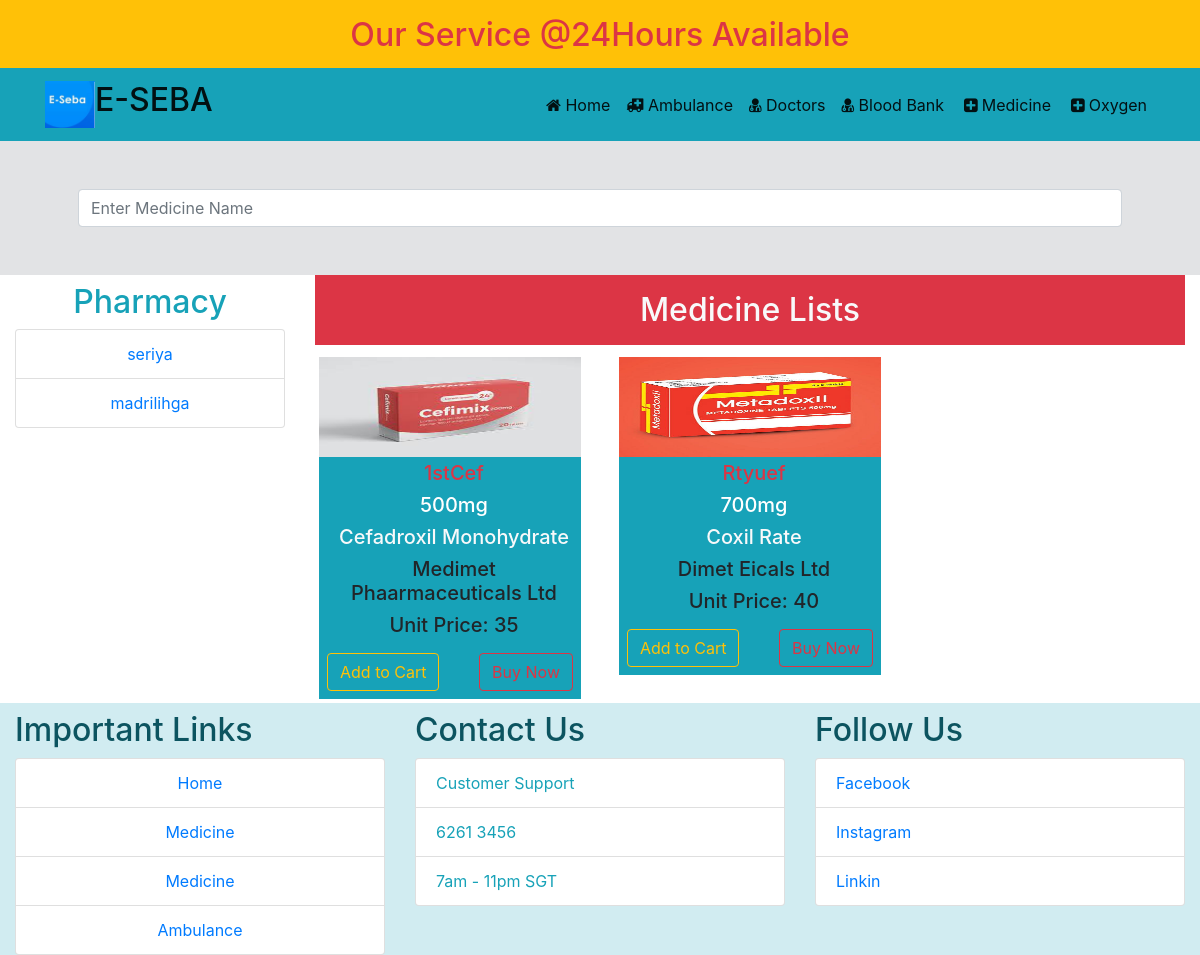
The page /pharmacy.php?pharmacy=1 on the database its author committed.
### tables this page shows
CREATE TABLE `pharmacy` (
  `phar_id` int(11) NOT NULL,
  `phar_name` varchar(200) NOT NULL
);

CREATE TABLE `medicine` (
  `medi_id` int(11) NOT NULL,
  `name` varchar(200) NOT NULL,
  `unit` varchar(100) NOT NULL,
  `image` varchar(200) NOT NULL,
  `indredi` varchar(200) NOT NULL,
  `company` varchar(200) NOT NULL,
  `price` int(11) NOT NULL,
  `phar_id` int(11) NOT NULL
);

### classes/Medicine.php (called while the page is built, shortened)
<?php
 $filepath = realpath(dirname(__FILE__));
 include_once ($filepath.'/../lib/Database.php');
class Medicine
{
	private $db;
	function __construct(){
		$this->db = new Database();
	}
	function getMedicineByName($pharid){
		$sql ='SELECT * FROM medicine WHERE phar_id="'.$pharid.'"';
		$fetchAll = $this->db->select($sql);
		return $fetchAll;
	}
	public function allPharmacy(){
		$sql ='SELECT * FROM pharmacy';
		$fetchAll = $this->db->select($sql);
		return $fetchAll;
	}
}

### lib/Database.php (called while the page is built, shortened)
<?php
Class Database{
	public $host   = DB_HOST;
	public $user   = DB_USER;
	public $pass   = DB_PASS;
	public $dbname = DB_NAME;
	public $link;
	private function connectDB(){
	$this->link = new mysqli($this->host, $this->user, $this->pass, $this->dbname);
 }
	public function select($query){
		$result = $this->link->query($query) or die($this->link->error.__LINE__);
		if($result->num_rows > 0){
			return $result;
		} else {
			return false;
		}
	}
}

### pharmacy.php (the view)
<?php include "layout/header.php"; ?>
<section class="container-fluid alert-secondary">
	<div class="container p-5">
		<input type="text" id="search_meditext" class="form-control" name="" placeholder="Enter Medicine Name">
	</div>
</section>
<section class="container-fluid">
	<div class="row">
		<div class="col-md-3">
			<p class="h2 mt-2 text-center text-info">Pharmacy</p>
			<ul class="list-group">
			 <?php
				$result = $Medicine->allPharmacy();
				if($result){
					while($value = $result->fetch_assoc()){
						echo ' <li class="list-group-item text-center"><a class="" href="pharmacy.php?pharmacy='.$value['phar_id'].'">'.$value['phar_name'].'</a></li>';
					}
				}
			?>
			</ul>
		</div>
		<div class="col-md-9">
			<div class="">
				<h2 class="text-center text-light bg-danger p-3">Medicine Lists</h2>
				<div class="row" id="">
				<?php
					$result = $Medicine->getMedicineByName($_GET['pharmacy']);
					if($result){
						while($row = $result->fetch_assoc()){
				?>
					<div class="col-lg-4">
						<div class="bg-info m-1">
							<img src="images/<?php echo $row['image']; ?>" style="width: 100%;height: 100px;">
							<h5 class="pl-2 pt-1 text-danger text-center"><?php echo $row['name']; ?></h5>
							<h5 class="pl-2 text-white text-center"><?php echo $row['unit']; ?></h5>
							<h5 class="pl-2 text-light text-center"><?php echo $row['indredi']; ?></h5>
							<h5 class="pl-2 text-center"><?php echo $row['company']; ?></h5>
							<h5 class="pl-2 text-center">Unit Price: <?php echo $row['price']; ?></h5>
							<div class="d-flex justify-content-between p-2">
								<button class="btn btn-outline-warning mr-1">Add to Cart</button>
								<a href="checkout.php?price=<?php echo $row['price']; ?>" class="btn btn-outline-danger">Buy Now</a>
							</div>
						</div>
					</div>
				<?php
						}
					}
				?>
			</div>
		</div>
	</div>
</section>
<?php include "layout/footer.php"; ?>

### layout/header.php (shortened to what this page needs)
<?php
  $Medicine = new Medicine();
?>
<!doctype html>
<html lang="en">
  <head>
    <link rel="stylesheet" href="https://maxcdn.bootstrapcdn.com/bootstrap/4.0.0/css/bootstrap.min.css">
    <link rel="stylesheet" href="https://cdnjs.cloudflare.com/ajax/libs/animate.css/4.1.1/animate.min.css">
    <link rel="stylesheet" href="https://cdnjs.cloudflare.com/ajax/libs/font-awesome/4.7.0/css/font-awesome.min.css">
  </head>
  <body>
<div class="sticky-top">
  <div class="bg-warning ">
    <h2 class="text-center text-danger p-3 animate__animated animate__heartBeat animate__infinite">Our Service @24Hours Available</h2>
  </div>
    <nav class="navbar bg-info navbar-light navbar-expand-sm" height="200" style="margin-top:-10px" >
        <div class="container">
            <a href="home.php" class="navbar-brand d-flex" data-toggle="tooltip" title="E-Medicare">
              <img class="img-fluid mx-auto deming" src="images/unnamed.jpg" width="50">
              <h2>E-SEBA</h2>
            </a>
            <div class="collapse navbar-collapse" id="menu">
                <ul class="navbar-nav">
                     <li class="nav-item active middle_header">
                         <a href="home.php" class="nav-link"><span class="fa fa-home"></span> Home</a>
                     </li>
                     <li class="nav-item active middle_header">
                         <a href="ambulance.php" class="nav-link"><span class="fa fa-ambulance"></span> Ambulance</a>
                     </li>
                     <li class="nav-item active middle_header">
                         <a href="doctors.php" class="nav-link"><span class="fa fa-user-md"></span> Doctors</a>
                     </li>
                     <li class="nav-item active middle_header">
                         <a href="bloodbank.php" class="nav-link"><span class="fa fa-user-md"></span> Blood Bank</a>
                     </li>
                     <li class="nav-item active middle_header">
                         <a href="medicine.php" class="nav-link"><span class="fa fa-plus-square p-1"></span>Medicine</a>
                     </li>
                     <li class="nav-item active middle_header">
                         <a href="oxygen.php" class="nav-link"><span class="fa fa-plus-square p-1"></span>Oxygen</a>
                     </li>
                 </ul>
            </div>
        </div>
    </nav>
  </div>

### layout/footer.php (shortened to what this page needs)
<footer class="container-fluid alert-info">
	<div class="">
		<div class="row">
			<div class="col-md-4">
				<h2 class="mt-2">Important Links</h2>
				<ul class="list-group">
				  <li class="list-group-item text-center"><a class="" href="">Home</a></li>
				  <li class="list-group-item text-center"><a class="" href="">Medicine</a></li>
				  <li class="list-group-item text-center"><a href="">Medicine</a></li>
				  <li class="list-group-item text-center"><a href="">Ambulance</a></li>
				</ul>
			</div>
			<div class="col-md-4">
				<h2 class="mt-2">Contact Us</h2>
				<ul class="list-group text-info">
				  <li class="list-group-item">Customer Support</li>
				  <li class="list-group-item">6261 3456</li>
				  <li class="list-group-item">7am - 11pm SGT</li>
				</ul>
			</div>
			<div class="col-md-4">
				<h2 class="mt-2">Follow Us</h2>
				<ul class="list-group">
				  <li class="list-group-item"><a href="">Facebook</a></li>
				  <li class="list-group-item"><a href="">Instagram</a></li>
				  <li class="list-group-item"><a href="">Linkin</a></li>
				</ul>
			</div>
		</div>
	</div>
</footer>
  </body>
</html>

### rows shown on the page
pharmacy: phar_name "seriya"
pharmacy: phar_name "madrilihga"
medicine: image (picture), unit "500mg", indredi "Cefadroxil Monohydrate", company "Medimet Phaarmaceuticals Ltd", price "35"
medicine: shows a picture, unit "700mg", indredi "Coxil Rate", company "Dimet Eicals Ltd", price "40"
